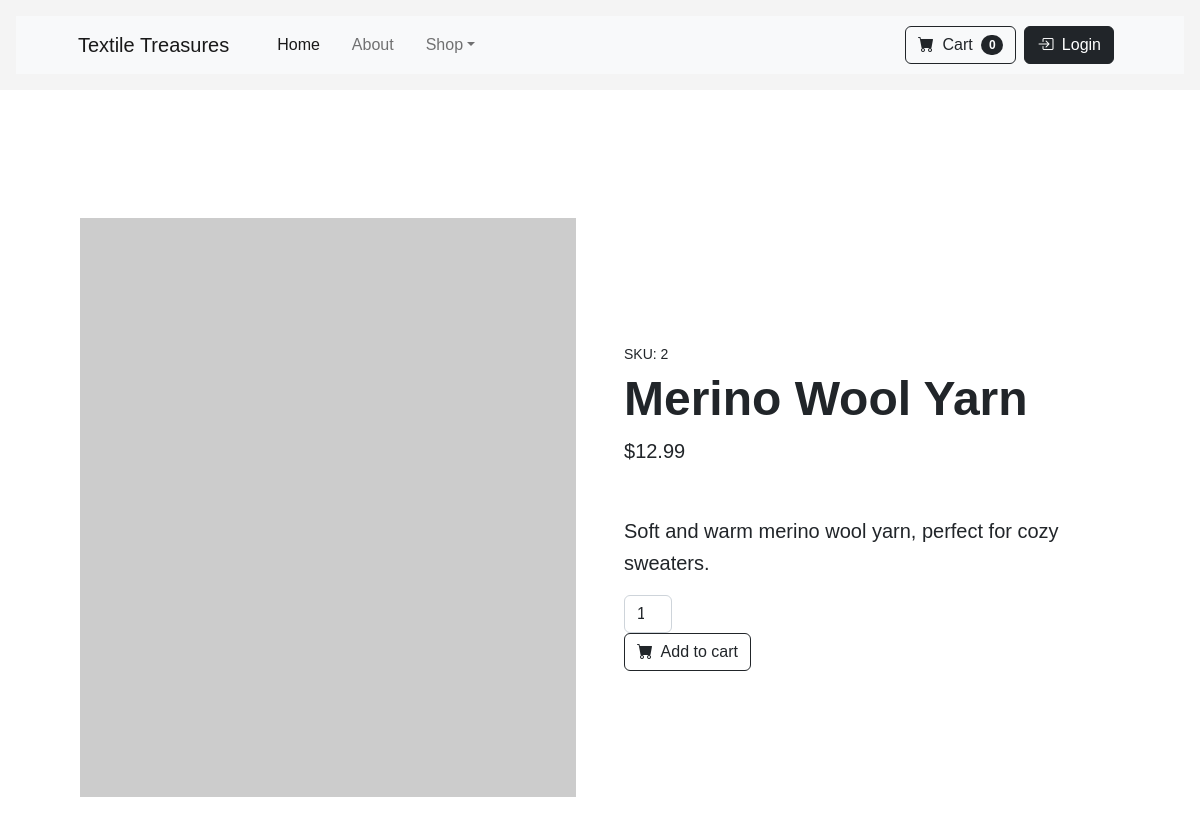
/product/2/, run on an earlier commit of the app's database.
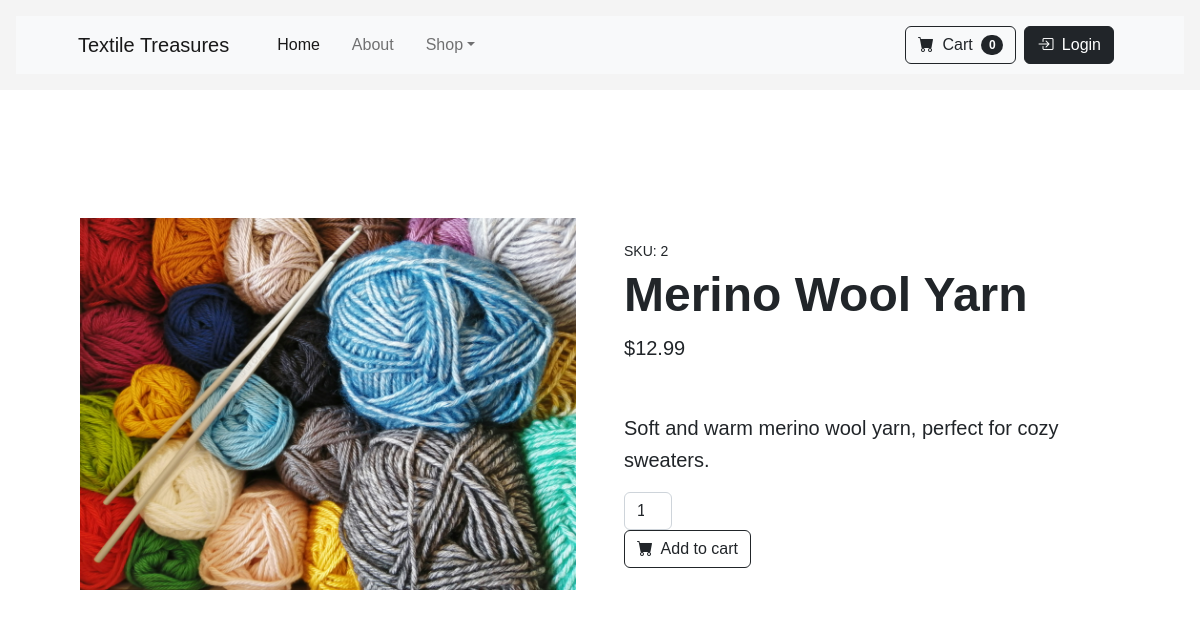
And on a later commit of the database.
### store/models.py (models this page shows, shortened)
class Product(models.Model):
    name = models.CharField(max_length=200)
    description = models.TextField()
    price = models.DecimalField(max_digits=10, decimal_places=2)
    image = models.ImageField(upload_to='products/', blank=True, null=True)
    category = models.CharField(max_length=100, choices=[
        ('fabric', 'Fabric'),
        ('yarn', 'Yarn'),
        ('accessories', 'Accessories'),
    ])
    material = models.CharField(max_length=100)
    color = models.CharField(max_length=50)

### store/views.py (the view)
# urls.py: path('product/<int:product_id>/', views.product_detail, name='product_detail'),
def product_detail(request, product_id):
    product = get_object_or_404(Product, id=product_id)
    return render(request, 'store/product_detail.html', {'product': product})

### store/context_processors.py (called while the page is built)
def cart_count(request):
    cart = request.session.get('cart', {})
    count = sum(cart.values())
    return {'cart_count': count}

### store/templates/store/product_detail.html (shortened to what this page needs)
{% extends 'store/base.html' %} {% block content %}
<section class="py-5">
  <div class="container px-4 px-lg-5 my-5">
    <div class="row gx-4 gx-lg-5 align-items-center">
      <div class="col-md-6">
        {% if product.image %}
        <img
          class="card-img-top mb-5 mb-md-0"
          src="{{ product.image.url }}"
          alt="{{ product.name }}"
        />
        {% else %}
        <img
          class="card-img-top mb-5 mb-md-0"
          src="https://dummyimage.com/600x700/dee2e6/6c757d.jpg"
          alt="{{ product.name }}"
        />
        {% endif %}
      </div>
      <div class="col-md-6">
        <div class="small mb-1">SKU: {{ product.id }}</div>
        <h1 class="display-5 fw-bolder">{{ product.name }}</h1>
        <div class="fs-5 mb-5">
          <span>${{ product.price }}</span>
        </div>
        <p class="lead">{{ product.description }}</p>
        <div class="d-flex">
          <form method="post" action="{% url 'add_to_cart' product.id %}">
            <input
              class="form-control text-center me-3"
              id="inputQuantity"
              name="quantity"
              type="number"
              value="1"
              min="1"
              style="max-width: 3rem"
            />
            <button class="btn btn-outline-dark flex-shrink-0" type="submit">
              <i class="bi-cart-fill me-1"></i>
              Add to cart
            </button>
          </form>
        </div>
      </div>
    </div>
  </div>
</section>
{% endblock %}

### store/templates/store/base.html (shortened to what this page needs)
{% load static %}
<!DOCTYPE html>
<html lang="en">
  <head>
    <link
      href="https://cdn.jsdelivr.net/npm/bootstrap@5.2.3/dist/css/bootstrap.min.css"
      rel="stylesheet"
    />
    <link
      href="https://cdn.jsdelivr.net/npm/bootstrap-icons@1.5.0/font/bootstrap-icons.css"
      rel="stylesheet"
    />
  </head>
  <body>
    <header>
      <nav class="navbar navbar-expand-lg navbar-light bg-light">
        <div class="container px-4 px-lg-5">
          <a class="navbar-brand" href="{% url 'home' %}">Textile Treasures</a>
          <div class="collapse navbar-collapse" id="navbarSupportedContent">
            <ul class="navbar-nav me-auto mb-2 mb-lg-0 ms-lg-4">
              <li class="nav-item">
                <a
                  class="nav-link active"
                  aria-current="page"
                  href="{% url 'home' %}"
                  >Home</a
                >
              </li>
              <li class="nav-item">
                <a class="nav-link" href="#!">About</a>
              </li>
              <li class="nav-item dropdown">
                <a
                  class="nav-link dropdown-toggle"
                  id="navbarDropdown"
                  href="#"
                  role="button"
                  data-bs-toggle="dropdown"
                  aria-expanded="false"
                  >Shop</a
                >
              </li>
            </ul>
            <div class="d-flex align-items-center">
              <a class="btn btn-outline-dark me-2" href="{% url 'cart' %}">
                <i class="bi-cart-fill me-1"></i>
                Cart
                <span class="badge bg-dark text-white ms-1 rounded-pill"
                  >{{ cart_count }}</span
                >
              </a>
              <ul class="navbar-nav">
                {% if user.is_authenticated %}
                <li class="nav-item">
                  <form
                    method="POST"
                    action="{% url 'logout' %}"
                    style="display: inline"
                  >
                    {% csrf_token %}
                    <button type="submit" class="btn btn-dark me-2">
                      <i class="bi bi-box-arrow-right me-1"></i>
                      Logout
                    </button>
                  </form>
                </li>
                {% else %}
                <li class="nav-item">
                  <a class="btn btn-dark me-2" href="{% url 'login' %}">
                    <i class="bi bi-box-arrow-in-right me-1"></i>
                    Login
                  </a>
                </li>
                {% endif %}
              </ul>
            </div>
          </div>
        </div>
      </nav>
    </header>
    <main>{% block content %} {% endblock %}</main>
  </body>
</html>

### store/templates/store/base.html (style rules this page uses)
body { font-family: Arial, sans-serif; line-height: 1.6; margin: 0; padding: 0; }
header { background-color: #f4f4f4; padding: 1rem; }
nav a { margin-right: 1rem; }
main { padding: 2rem; }

What changed in the data, as far as the page shows it:
changed Product "Merino Wool Yarn": image: picture added
